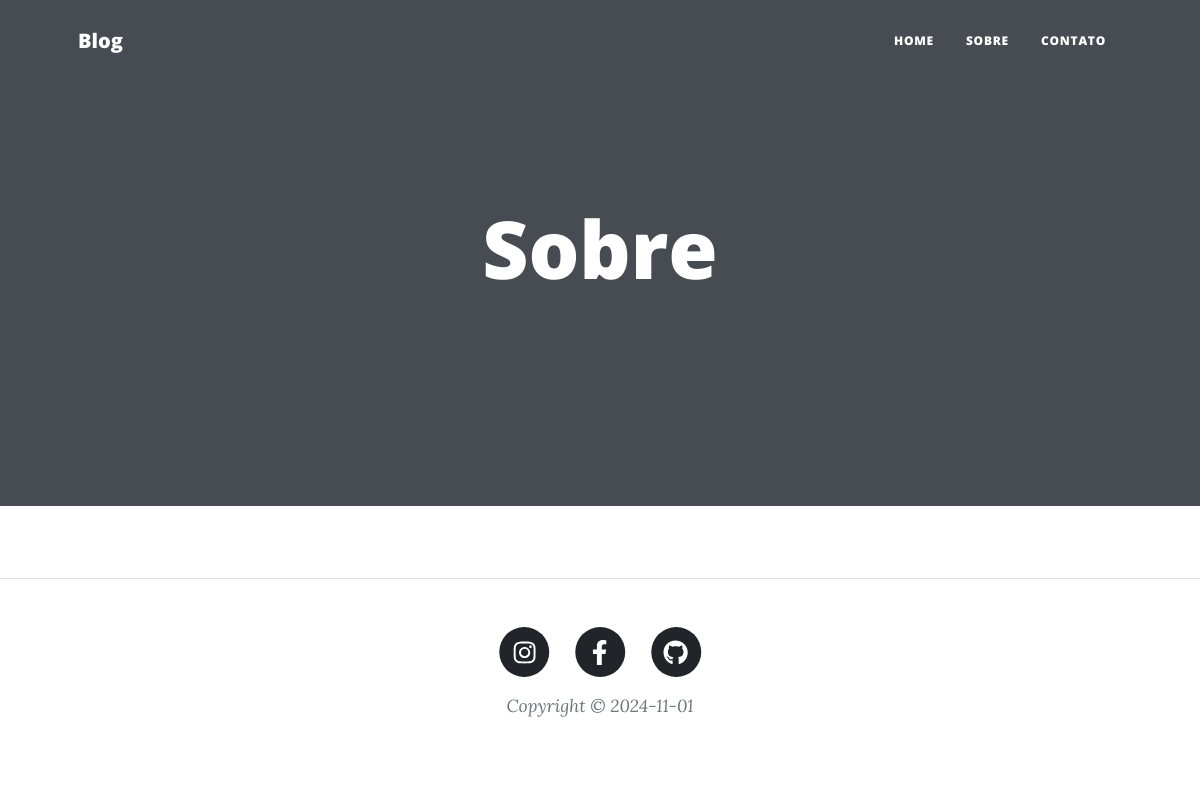
The app's page /sobre/, older data.
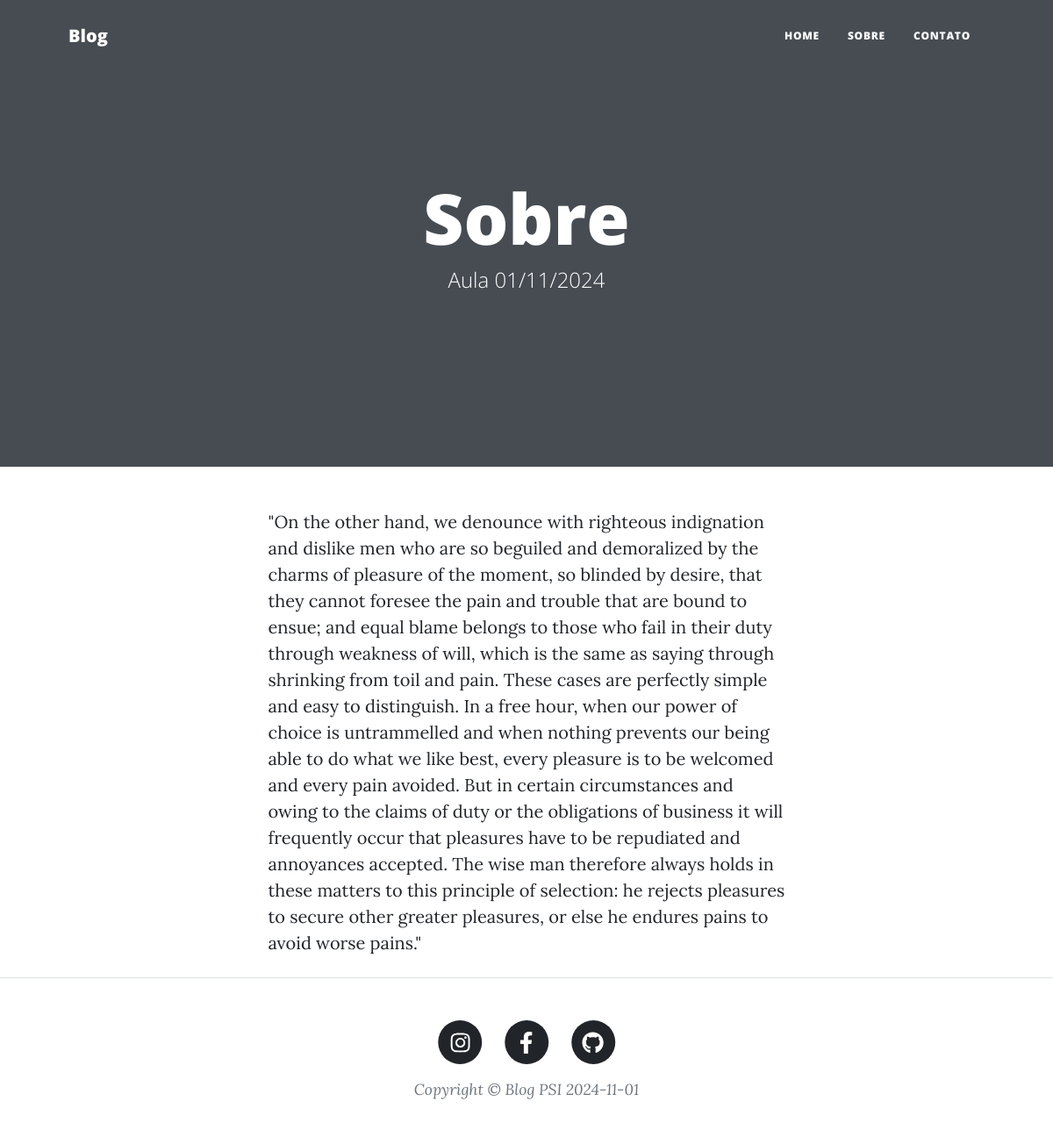
The same page, newer data.
### blog/models.py (models this page shows, shortened)
class Blog(models.Model):
    nome = models.CharField(max_length=100)
    subnome = models.CharField(max_length=100, blank=True)
    descricao = models.TextField(max_length=2000)
    capa = models.ImageField()
    instagram = models.URLField()
    facebook = models.URLField()
    github= models.URLField()
    autores = models.ManyToManyField(User)

### blog/views.py (the view)
# urls.py: path('sobre/', views.sobre, name='sobre'),
def sobre(request):
    context = {
        "blog": Blog.objects.first()
    }
    return render(request, "about.html", context)

### blog/templates/about.html
{% extends "base.html" %}
{% load static %}
{% block header %}
        <header class="masthead" style="background-image: url{{ blog.capa.url }}">
            <div class="container position-relative px-4 px-lg-5">
                <div class="row gx-4 gx-lg-5 justify-content-center">
                    <div class="col-md-10 col-lg-8 col-xl-7">
                        <div class="page-heading">
                            <h1>Sobre</h1>
                            <span class="subheading"> {{ blog.subnome }}</span>
                        </div>
                    </div>
                </div>
            </div>
        </header>
{% endblock header %}
{%block content %}
        <main class="mb-4">
            <div class="container px-4 px-lg-5">
                <div class="row gx-4 gx-lg-5 justify-content-center">
                    <div class="col-md-10 col-lg-8 col-xl-7">
                        {{ blog.descricao }}
                    </div>
                </div>
            </div>
        </main>
{%endblock content %}

### blog/templates/base.html (shortened to what this page needs)
{% load static %}
<!DOCTYPE html>
<html lang="en">
    <head>
        <link href="{% static 'css/styles.css' %}" rel="stylesheet" />
    </head>
    <body>
        <nav class="navbar navbar-expand-lg navbar-light" id="mainNav">
            <div class="container px-4 px-lg-5">
                <a class="navbar-brand" href="{% url 'index' %}">Blog</a>
                <div class="collapse navbar-collapse" id="navbarResponsive">
                    <ul class="navbar-nav ms-auto py-4 py-lg-0">
                        <li class="nav-item"><a class="nav-link px-lg-3 py-3 py-lg-4" href="{% url 'index' %}">Home</a></li>
                        <li class="nav-item"><a class="nav-link px-lg-3 py-3 py-lg-4" href="{% url 'sobre' %}">Sobre</a></li>
                        <li class="nav-item"><a class="nav-link px-lg-3 py-3 py-lg-4" href="{% url 'contato' %}">Contato</a></li>
                    </ul>
                </div>
            </div>
        </nav>
        {% block header %}{% endblock header %}
        {% block content %}
        {% endblock content %}
        <footer class="border-top">
            <div class="container px-4 px-lg-5">
                <div class="row gx-4 gx-lg-5 justify-content-center">
                    <div class="col-md-10 col-lg-8 col-xl-7">
                        <ul class="list-inline text-center">
                            <li class="list-inline-item">
                                <a href="{{ blog.instagram }}">
                                    <span class="fa-stack fa-lg">
                                        <i class="fas fa-circle fa-stack-2x"></i>
                                        <i class="fab fa-instagram fa-stack-1x fa-inverse"></i>
                                    </span>
                                </a>
                            </li>
                            <li class="list-inline-item">
                                <a href="{{ blog.facebook }}">
                                    <span class="fa-stack fa-lg">
                                        <i class="fas fa-circle fa-stack-2x"></i>
                                        <i class="fab fa-facebook-f fa-stack-1x fa-inverse"></i>
                                    </span>
                                </a>
                            </li>
                            <li class="list-inline-item">
                                <a href="{{ blog.github }}">
                                    <span class="fa-stack fa-lg">
                                        <i class="fas fa-circle fa-stack-2x"></i>
                                        <i class="fab fa-github fa-stack-1x fa-inverse"></i>
                                    </span>
                                </a>
                            </li>
                        </ul>
                        <div class="small text-center text-muted fst-italic">Copyright &copy; {{ blog.nome }} {% now 'Y-m-d' %}</div>
                    </div>
                </div>
            </div>
        </footer>
    </body>
</html>

Row changes from the older to the newer data that the page shows:
added Blog: subnome "Aula 01/11/2024", descricao "\"On the other hand, we denounce with righteous indignation and dislike men who are so beguiled and demoralized by the charms of pleasure of the moment, so blinded by desire, that they cannot foresee the pain and trouble that are bound to ensue; and equal blame belongs to those who fail in their duty through weakness of will, which is the same as saying through shrinking from toil and pain. These cases are perfectly simple and easy to distinguish. In a free hour, when our power of choice is untrammelled and when nothing prevents our being able to do what we like best, every pleasure is to be welcomed and every pain avoided. But in certain circumstances and owing to the claims of duty or the…", nome "Blog PSI"
